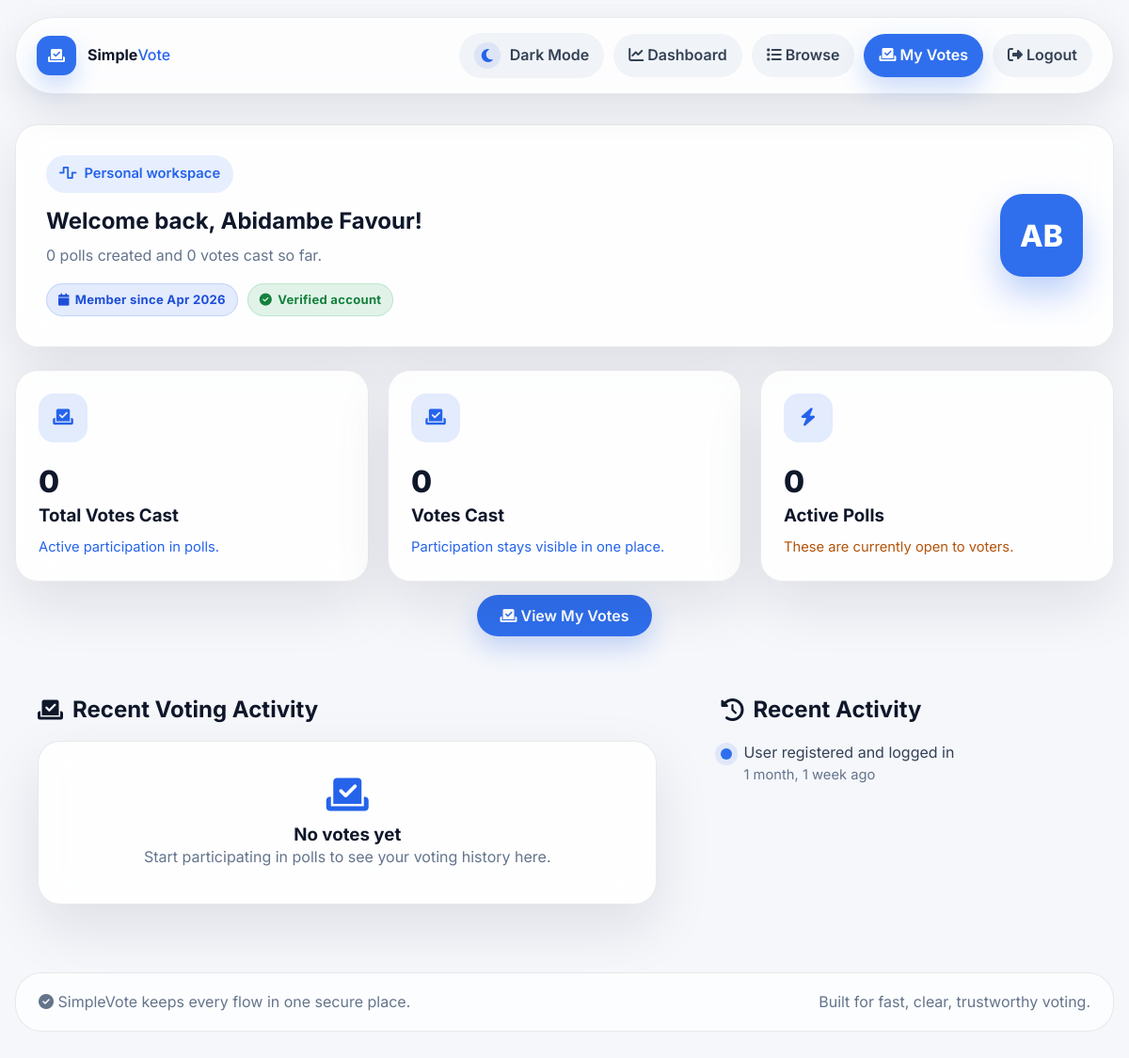
The page /accounts/dashboard/ (signed in) on the database its author committed.
### accounts/models.py (models this page shows, shortened)
class User(AbstractUser):
    email = models.EmailField(unique=True)
    bio = models.TextField(max_length=500, blank=True)
    avatar = models.ImageField(upload_to='avatars/', blank=True, null=True)
    date_of_birth = models.DateField(null=True, blank=True)
    location = models.CharField(max_length=100, blank=True)
    website = models.URLField(blank=True)
    phone_number = models.CharField(max_length=20, blank=True)
    is_verified = models.BooleanField(default=False)
    last_seen = models.DateTimeField(default=timezone.now)
    created_at = models.DateTimeField(auto_now_add=True)
    USERNAME_FIELD = 'email'
    REQUIRED_FIELDS = ['username']
    class Meta:
        ordering = ['-date_joined']
    def get_full_name(self):
        return f"{self.first_name} {self.last_name}".strip() or self.username
    def get_polls_created_count(self):
        from voting.models import Poll
        return Poll.objects.filter(creator=self).count()
    def get_votes_cast_count(self):
        from voting.models import Vote
        return Vote.objects.filter(voter=self).count()

class UserActivity(models.Model):
    user = models.ForeignKey(User, on_delete=models.CASCADE, related_name='activities')
    activity_type = models.CharField(max_length=50, choices=[
        ('poll_created', 'Poll Created'),
        ('vote_cast', 'Vote Cast'),
        ('poll_ended', 'Poll Ended'),
        ('profile_updated', 'Profile Updated'),
        ('login', 'Login'),
        ('logout', 'Logout'),
        ('registration', 'Registration'),
        ('admin_registration', 'Admin Registration'),
    ])
    description = models.TextField()
    timestamp = models.DateTimeField(auto_now_add=True)
    related_poll = models.ForeignKey('voting.Poll', on_delete=models.CASCADE, null=True, blank=True)
    class Meta:
        ordering = ['-timestamp']
        indexes = [
            models.Index(fields=['user', 'timestamp']),
            models.Index(fields=['activity_type', 'timestamp']),
        ]

### accounts/views.py (the view)
# urls.py: path('dashboard/', views.dashboard_view, name='dashboard'),
@login_required
def dashboard_view(request):
    user = request.user
    recent_votes = Vote.objects.filter(voter=user).select_related('poll', 'choice').order_by('-voted_at')[:5]
    total_votes_cast = Vote.objects.filter(voter=user).count()
    recent_activities = UserActivity.objects.filter(user=user).order_by('-timestamp')[:10]
    from voting.models import Poll
    active_polls = Poll.objects.filter(
        is_public=True,
        start_date__lte=timezone.now(),
        end_date__gte=timezone.now()
    ).count()
    context = {
        'recent_votes': recent_votes,
        'total_votes_cast': total_votes_cast,
        'recent_activities': recent_activities,
        'active_polls': active_polls,
    }
    if user.is_staff:
        polls_created = Poll.objects.filter(creator=user).annotate(
            vote_count=Count('vote')
        ).order_by('-created_at')[:5]
        total_polls = Poll.objects.filter(creator=user).count()
        trending_polls = Poll.objects.annotate(
            vote_count=Count('vote')
        ).filter(
            end_date__gt=timezone.now(),
            start_date__lte=timezone.now()
        ).exclude(creator=user).order_by('-vote_count')[:5]
        context.update({
            'polls_created': polls_created,
            'total_polls': total_polls,
            'trending_polls': trending_polls,
        })
    else:
        from voting.models import Poll
        voted_poll_ids = Vote.objects.filter(voter=user).values_list('poll_id', flat=True)
        available_polls = Poll.objects.filter(
            is_public=True,
            start_date__lte=timezone.now(),
            end_date__gte=timezone.now()
        ).exclude(id__in=voted_poll_ids).select_related('creator', 'category')[:5]
        context.update({
            'available_polls': available_polls,
        })
    return render(request, 'accounts/dashboard.html', context)

### templates/accounts/dashboard.html (shortened to what this page needs)
{% extends 'base.html' %}
{% block content %}
<div class="dashboard">
    <section class="user-header">
        <div class="user-info">
            <div>
                <span class="eyebrow"><i class="fas fa-wave-square"></i> Personal workspace</span>
                <h1 style="margin: 16px 0 10px;">Welcome back, {{ user.get_full_name|default:user.username }}!</h1>
                <p>{{ user.get_polls_created_count|default:0 }} polls created and {{ user.get_votes_cast_count|default:0 }} votes cast so far.</p>
                <div class="user-badges">
                    <span class="badge bg-primary"><i class="fas fa-calendar"></i> Member since {{ user.date_joined|date:"M Y" }}</span>
                    <span class="badge bg-success"><i class="fas fa-circle-check"></i> Verified account</span>
                </div>
            </div>
            <div class="user-avatar">{{ user.get_full_name|default:user.username|slice:":2"|upper }}</div>
        </div>
    </section>
    <section class="stats-grid">
        {% if user.is_staff %}
        <article class="stat-card">
            <div class="stat-icon"><i class="fas fa-clipboard-list"></i></div>
            <div class="stat-value">{{ total_polls|default:0 }}</div>
            <h3>Polls Created</h3>
            <p class="stat-change" style="color:var(--success-text);">Steady creation activity this cycle.</p>
        </article>
        {% else %}
        <article class="stat-card">
            <div class="stat-icon"><i class="fas fa-vote-yea"></i></div>
            <div class="stat-value">{{ total_votes_cast|default:0 }}</div>
            <h3>Total Votes Cast</h3>
            <p class="stat-change" style="color:var(--info-text);">Active participation in polls.</p>
        </article>
        {% endif %}
        <article class="stat-card">
            <div class="stat-icon"><i class="fas fa-check-to-slot"></i></div>
            <div class="stat-value">{{ total_votes_cast|default:0 }}</div>
            <h3>Votes Cast</h3>
            <p class="stat-change" style="color:var(--info-text);">Participation stays visible in one place.</p>
        </article>
        <article class="stat-card">
            <div class="stat-icon"><i class="fas fa-bolt"></i></div>
            <div class="stat-value">{{ active_polls|default:0 }}</div>
            <h3>Active Polls</h3>
            <p class="stat-change" style="color:var(--warning-text);">These are currently open to voters.</p>
        </article>
    </section>
    {% if user.is_staff %}
    <section style="text-align: center; margin-bottom: 24px;">
        <a href="{% url 'voting:create_poll' %}" class="btn btn-primary" style="padding: 12px 24px; font-size: 16px;">
            <i class="fas fa-plus"></i> Create New Poll
        </a>
    </section>
    {% else %}
    <section style="text-align: center; margin-bottom: 24px;">
        <a href="{% url 'accounts:my_votes' %}" class="btn btn-primary" style="padding: 12px 24px; font-size: 16px;">
            <i class="fas fa-vote-yea"></i> View My Votes
        </a>
    </section>
    {% endif %}
    <section class="content-grid">
        {% if user.is_staff %}
        <div class="polls-section">
            <h2 class="section-title"><i class="fas fa-square-poll-vertical"></i> Your Recent Polls</h2>
            {% for poll in polls_created %}
                <div class="poll-card">
                    <div class="poll-title">{{ poll.title }}</div>
                    {% if poll.is_active %}
                        <span class="badge bg-success">Active</span>
                    {% elif poll.is_closed %}
                        <span class="badge bg-primary">Closed</span>
                    {% else %}
                        <span class="badge bg-warning">Upcoming</span>
                    {% endif %}
                    <div class="poll-meta">
                        <span><i class="fas fa-calendar"></i> {{ poll.created_at|date:"M d, Y" }}</span>
                        <span><i class="fas fa-chart-column"></i> {{ poll.vote_count|default:0 }} votes</span>
                    </div>
                </div>
            {% empty %}
                <div class="empty-state">
                    <i class="fas fa-inbox"></i>
                    <h3>No polls yet</h3>
                    <p>Create your first poll to see it here.</p>
                </div>
            {% endfor %}
        </div>
        {% else %}
        <div class="polls-section">
            <h2 class="section-title"><i class="fas fa-vote-yea"></i> Recent Voting Activity</h2>
            {% for vote in recent_votes %}
                <div class="poll-card">
                    <div class="poll-title">{{ vote.poll.title }}</div>
                    <div class="poll-meta">
                        <span><i class="fas fa-check"></i> Voted: {{ vote.choice.choice_text }}</span>
                        <span><i class="fas fa-calendar"></i> {{ vote.voted_at|date:"M d, Y" }}</span>
                    </div>
                </div>
            {% empty %}
                <div class="empty-state">
                    <i class="fas fa-vote-yea"></i>
                    <h3>No votes yet</h3>
                    <p>Start participating in polls to see your voting history here.</p>
                </div>
            {% endfor %}
        </div>
        {% endif %}
        <div class="activity-section">
            <h2 class="section-title"><i class="fas fa-clock-rotate-left"></i> Recent Activity</h2>
            {% for activity in recent_activities %}
                <div class="timeline-item">
                    <div class="timeline-dot"></div>
                    <div>
                        <div class="timeline-text">{{ activity.description }}</div>
                        <div class="timeline-time">{{ activity.timestamp|timesince }} ago</div>
                    </div>
                </div>
            {% empty %}
                <div class="empty-state">
                    <i class="fas fa-moon"></i>
                    <h3>No recent activity</h3>
                    <p>Once you create polls or cast votes, updates will appear here.</p>
                </div>
            {% endfor %}
        </div>
    </section>
</div>
{% endblock %}

### templates/base.html (style rules this page uses)
:root { color-scheme: light; --bg: #f5f7fb; --bg-elevated: #ffffff; --bg-soft: #e9eff8; --surface: rgba(255, 255, 255, 0.88); --surface-strong: rgba(255, 255, 255, 0.96); --surface-border: rgba(15, 23, 42, 0.09); --surface-shadow: 0 24px 60px rgba(15, 23, 42, 0.10); --text: #334155; --muted: #64748b; --heading: #0f172a; --primary: #2f6fed; --primary-strong: #1f5bd8; --primary-soft: rgba(37, 99, 235, 0.10); --success: #16a34a; --warning: #d97706; --danger: #dc2626; --accent-text: #2563eb; --accent-contrast: #ffffff; --accent-soft: rgba(37, 99, 235, 0.10); --line: rgba(15, 23, 42, 0.10); --line-strong: rgba(15, 23, 42, 0.16); --field-bg: rgba(255, 255, 255, 0.92); --field-focus-bg: #ffffff; --field-border: rgba(148, 163, 184, 0.40); --field-placeholder: #94a3b8; --nav-bg: rgba(255, 255, 255, 0.78); --nav-shadow: 0 14px 40px rgba(15, 23, 42, 0.10); --footer-bg: rgba(255, 255, 255, 0.70); --footer-text: #64748b; --chip-bg: rgba(148, 163, 184, 0.12); --chip-hover: rgba(148, 163, 184, 0.18); --panel-muted: rgba(148, 163, 184, 0.10); --panel-hover: rgba(255, 255, 255, 0.98); --status-success-bg: rgba(22, 163, 74, 0.12); --status-success-text: #15803d; --status-warning-bg: rgba(217, 119, 6, 0.12); --status-warning-text: #b45309; --status-danger-bg: rgba(220, 38, 38, 0.12); --status-danger-text: #b91c1c; --status-primary-bg: rgba(37, 99, 235, 0.12); --status-primary-text: #1d4ed8; --info-text: #2563eb; --success-text: #15803d; --warning-text: #b45309; --danger-text: #dc2626; --icon-soft: rgba(37, 99, 235, 0.12); --icon-color: #2563eb; --soft-ring: 0 0 0 4px rgba(37, 99, 235, 0.12); --radius-lg: 24px; --radius-md: 18px; --radius-sm: 12px; --content-width: 1180px; --card-bg: var(--surface); --text-primary: var(--heading); --text-secondary: var(--muted); --text-muted: var(--muted); --primary-light: var(--primary-soft); --success-light: var(--status-success-bg); --danger-light: var(--status-danger-bg); --danger-dark: #b91c1c; --primary-dark: var(--primary-strong); --surface-hover: var(--panel-hover); }
* { box-sizing: border-box; margin: 0; padding: 0; }
html { min-height: 100%; background: var(--bg); transition: background 0.3s ease; }
body { min-height: 100vh; font-family: 'Inter', -apple-system, BlinkMacSystemFont, 'Segoe UI', sans-serif; line-height: 1.6; color: var(--text); background: transparent; transition: color 0.3s ease; }
a { color: inherit; }
.site-nav-links a, .site-nav-links button, .btn, button, input[type="submit"] { border: none; border-radius: 999px; background: var(--chip-bg); color: var(--text); text-decoration: none; font: inherit; font-weight: 600; cursor: pointer; transition: background 0.2s ease, transform 0.2s ease, border-color 0.2s ease, color 0.2s ease; }
.btn-primary, .site-nav-links .btn-primary { background: var(--primary); color: var(--accent-contrast); box-shadow: 0 12px 28px rgba(37, 99, 235, 0.24); }
.page-shell, .page-panel, .card, .section-card, .stat-card, .poll-card, .auth-card, .empty-state, .content-card, .admin-header, .user-header, .filters-section, .page-header, .create-poll-card, .poll-header-card, .results-chart { background: var(--surface); border: 1px solid var(--surface-border); border-radius: var(--radius-lg); box-shadow: var(--surface-shadow); backdrop-filter: blur(16px); transition: background 0.3s ease, border-color 0.3s ease, box-shadow 0.3s ease; }
.eyebrow { display: inline-flex; align-items: center; gap: 8px; padding: 8px 14px; border-radius: 999px; background: var(--primary-soft); color: var(--accent-text); font-size: 0.92rem; font-weight: 600; }
h1, h2, h3, h4, h5, h6 { color: var(--heading); line-height: 1.2; }
p { color: var(--muted); }
.badge, .status-badge, .poll-status { display: inline-flex; align-items: center; gap: 6px; padding: 6px 12px; border-radius: 999px; font-size: 0.82rem; font-weight: 700; letter-spacing: 0.02em; border: 1px solid transparent; }
.bg-success, .status-active { background: var(--status-success-bg); color: var(--status-success-text); border-color: rgba(22, 163, 74, 0.18); }
.bg-primary, .status-closed { background: var(--status-primary-bg); color: var(--status-primary-text); border-color: rgba(37, 99, 235, 0.18); }

### rows shown on the page
User: get_full_name "Abidambe Favour", get_polls_created_count "0", get_votes_cast_count "0", date_joined "Apr 2026", get_full_name "AB"
UserActivity: description "User registered and logged in", timestamp "1 month, 1 week"

### other values the page prints
{{ total_votes_cast|default:0 }} "0"
{{ active_polls|default:0 }} "0"
